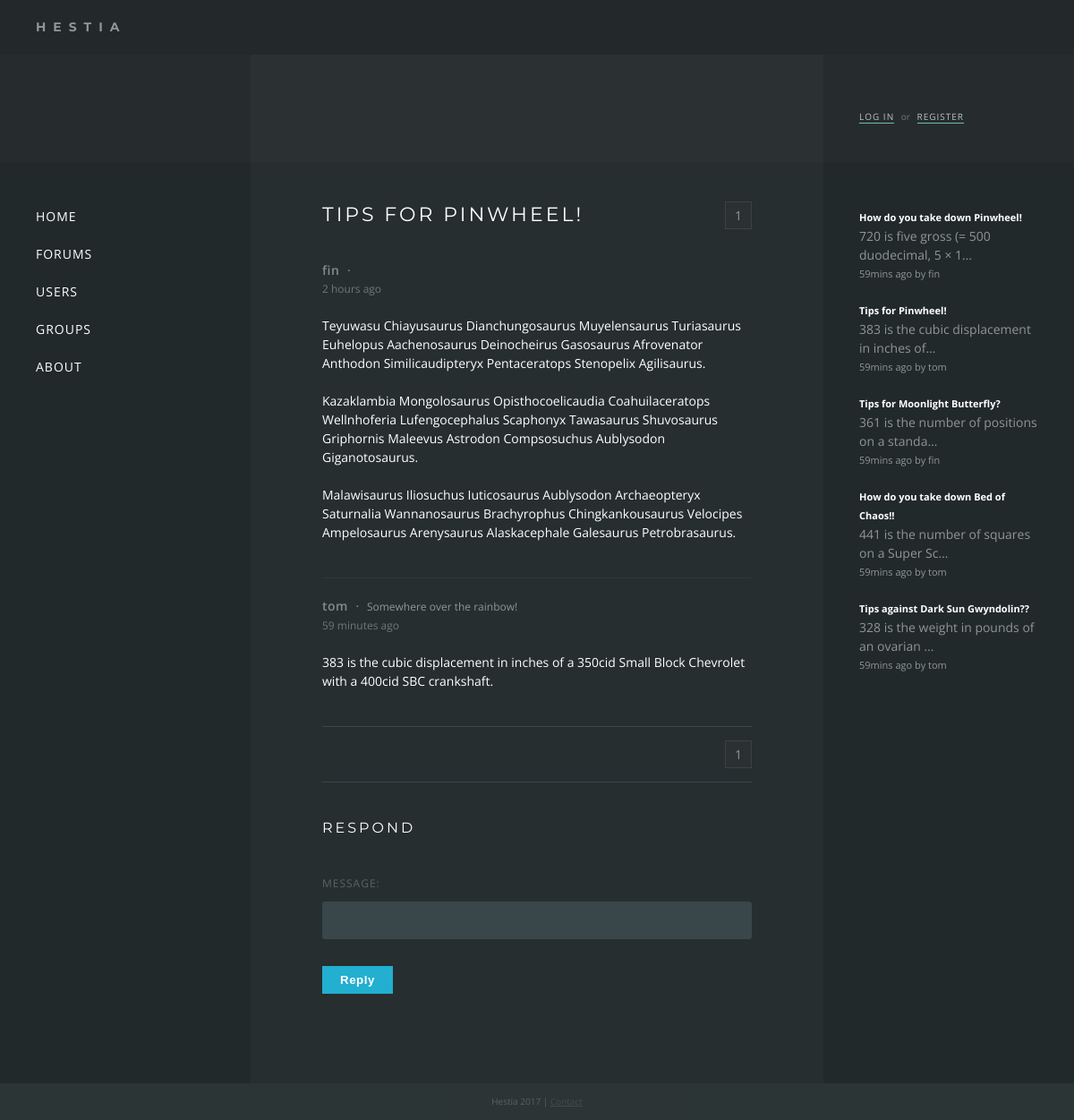
/forums/110/, run on the app's committed database.
### forums/models.py (models this page shows, shortened)
class Thread(models.Model):
    title = models.CharField(max_length=200)
    message = models.CharField(max_length=200)
    posted = models.DateTimeField('date posted')
    poster = models.ForeignKey(settings.AUTH_USER_MODEL, null=True)
    def was_posted_recently(self):
    	now = timezone.now()
    	return now - datetime.timedelta(days=1) <= self.posted <= now
    was_posted_recently.posted  = True
    was_posted_recently.boolean = True
    was_posted_recently.short_description = 'Published recently?'

class Response(models.Model):
    thread = models.ForeignKey(Thread, on_delete=models.CASCADE)
    poster = models.ForeignKey(settings.AUTH_USER_MODEL)
    message = models.CharField(max_length=200)
    posted = models.DateTimeField('date posted')

### users/models.py (models this page shows, shortened)
class Profile(models.Model):
    user = models.OneToOneField(User)
    location = models.CharField(max_length=140, blank=True)
    description = models.CharField(max_length=255, blank=True)
    icon = models.ImageField(upload_to='static/icons', default='static/icons/aurora.png')

### forums/views.py (the view)
# urls.py: url(r'^(?P<thread_id>[0-9]+)/$', views.view, name='view'),
def view(request, thread_id):
    thread = get_object_or_404(Thread, pk=thread_id)
    responses_all = thread.response_set.all()
    paginator = Paginator(responses_all, 15)
    page = request.GET.get('page')
    try:
        responses = paginator.page(page)
    except PageNotAnInteger:
        responses = paginator.page(1)
    except EmptyPage:
        responses = paginator.page(paginator.num_pages)
    form = ResponseForm()
    page_numbers = range(1, paginator.num_pages + 1)
    return render(request, 'forums/view.html', {'thread':thread, 'responses': responses, 'form': form, 'page_numbers': page_numbers})

### forums/forms.py
class ResponseForm(forms.Form):
    message = forms.CharField(min_length=10)

### forums/templates/forums/view.html (shortened to what this page needs)
{% extends "base.html" %}
{% block content %}
<div class="thread">
	<div class="first">
		<h1>{% block title %}{{ thread.title }}{% endblock %}</h1>
		<div class="pagination pagination-top">
		    <span class="step-links">
				{% for pagina in page_numbers %}
					<a href="?page={{ pagina }}">{{ pagina }}</a>
				{% endfor %}
		    </span>
		</div>
        {% if responses.number == 1 %}
			<div class="poster">
				<div class="name"><a href="/users/profile/{{ thread.poster }}">{{ thread.poster }}</a></div>
					<span>&middot;</span>
			</div>
			<div class="time">{{ thread.posted|timesince }} ago</div>
			<div class="post">{{ thread.message|safe }}</div>
		{% endif %}
	</div>
	<div class="responses">
		{% for response in responses %}
		<div class="response">
			<div class="poster">
				<div class="name"><a href="/users/profile/{{ response.poster }}">{{ response.poster }}</a></div>
				<span>&middot;</span>
				<div class="location">{{ response.poster.profile.location }}</div>
			</div>
			<div class="time">{{ response.posted|timesince }} ago</div>
			<div class="post">{{ response.message }}</div>
		</div>
		{% endfor %}
	</div>
	<div class="pagination">
	    <span class="step-links">
			{% for pagina in page_numbers %}
				<a href="?page={{ pagina }}">{{ pagina }}</a>
			{% endfor %}
	    </span>
	</div>
	<div class="respond">
	<h2>Respond</h2>
		<form action="/forums/{{ thread.id }}/respond/" method="post" novalidate>
		{{ form }}
		<button type="submit" class="button button-primary">Reply</button>
		</form>
	</div>
</div>
{% endblock %}

### templates/base.html (shortened to what this page needs)
{% load static %}
{% load timesinceshort %}
<!DOCTYPE html>
<html>
<head>
	<link rel="stylesheet" type="text/css" href="{% static 'forums/style.css' %}" />
</head>
<body>
<div class="wrapper">
	<div class="header"><div class="title">Hestia</div></div>
	<div class="hero">
		<div class="box sidebar">
		</div>
		<div class="box content">
		</div>
		<div class="box sidebar auth">
		{% if user.is_authenticated %}
			<div class="name">Hello, <a href="/users/profile/{{ user.username }}">{{ user.username }}</a></div>
			<a href="/users/logout">Log out</a>
		{% else %}
			<a href="/users/login">Log in</a> <span>or</span> <a href="/users/register">Register</a>
		{% endif %}
		</div>
	</div>
	<div class="main">
		<div class="box sidebar">
			<nav>
			<ul>
			<li><a href="/">Home</a></li>
			<li><a href="/forums">Forums</a></li>
			<li><a href="/users">Users</a></li>
			<li><a href="/groups">Groups</a></li>
			<li><a href="/about">About</a></li>
			</ul>
			</nav>
		</div>
		<div class="box content">
			{% block content %}{% endblock %}
		</div>
		<div class="box sidebar">
			<div class="recent-responses">
				{% for recent_response in request.recent_responses %}
				<div class="response">
					<a href="/forums/{{ recent_response.thread.id }}">
						<div class="text-small"><b>{{ recent_response.thread.title }}</b></div>
						{{ recent_response.message|truncatechars:43 }}
						<div class="text-small">{{ recent_response.posted|timesinceshort }} ago by {{ recent_response.poster.username }}</div>
					</a>
				</div>
				{% endfor %}
			</div>
		</div>
	</div>
	<div class="footer">Hestia 2017 | <a href="">Contact</a></div>
</div>
</body>
</html>

### forums/static/forums/style.css (style rules this page uses)
* { margin:0; padding:0; }
html, body { height: 100%; }
body { font-family: 'Open Sans', sans-serif; background: #2F3838; color: #909696; font-size: 14px; line-height: 1.5em; }
a { color: #909696; }
p { margin-bottom: 1.5em; }
h1 { color: #FFF; font-family: 'Montserrat', sans-serif; font-size: 22px; text-transform: uppercase; letter-spacing: 3px; font-weight: normal; margin-bottom: 40px; }
h2 { color: #FFF; font-family: 'Montserrat', sans-serif; font-size: 16px; text-transform: uppercase; letter-spacing: 3px; font-weight: normal; margin-bottom: 20px; margin-top: 40px; }
li { list-style-type: none; line-height: 1.7em; }
.text-small { font-size: 11px; }
.wrapper { display: table; width: 100%; }
.header { font-family: 'Montserrat', sans-serif; display: table-row; height: 1px; background: #23282A; }
.header .title { padding: 20px; padding-left: 40px; text-transform: uppercase; letter-spacing: 8px; font-weight: bold; }
.main { height: 100%; min-height: 900px; display: table; width: 100%; background: #262E30; }
.main .sidebar { width: 200px; background: #22292B; }
.hero { height: 120px; display: table; width: 100%; background: #2B3133; }
.hero .sidebar { width: 200px; background: rgba(34, 41, 43, 0.5); }
.box { display: table-cell; padding: 40px; }
.content { padding: 40px 80px; }
nav li { font-size: 14px; list-style-type: none; line-height: 3em; text-transform: uppercase; letter-spacing: 1px; }
nav li a { text-decoration: none; color: #FFF; padding: 1px 0; }
.auth { vertical-align: bottom; font-size: 10px; }
.auth span { opacity: 0.7; padding: 0 5px; }
.auth > a { text-decoration: none; text-transform: uppercase; color: #FFF; border-bottom: 1px solid #8CFEE6; letter-spacing: 1px; opacity: 0.7; }
.pagination .step-links a { background: #2B3133; padding: 5px 10px; text-decoration: none; border: 1px solid rgba(144, 150, 150, 0.17); }
input, textarea { width: 100%; display: block; background: rgb(58, 71, 74); border: none; color: #FFF; padding: 10px 15px; font-size: 16px; font-family: inherit; margin: 10px 0; box-sizing: border-box; border-radius: 3px; }
.button-primary { background: #22afd0; padding: 8px 20px; border: 0; color: #FFF; font-weight: bold; letter-spacing: 0.5px; margin-top: 20px; display: inline-block; margin: 20px 0; }
label { opacity: 0.5; text-transform: uppercase; letter-spacing: 1px; font-size: 12px; }
.recent-responses .response { margin-bottom: 20px; word-break: break-word; }
.recent-responses a { text-decoration: none; }
.recent-responses .text-small b { color: #FFF; }
.poster .name { display: inline-block; font-weight: 600; letter-spacing: 0.5px; opacity: 0.9; }
.poster a { text-decoration: none; }
.poster .location { font-size: 12px; display: inline-block; }
.poster span { margin: 0 5px; }
.thread .response { margin-top: 40px; border-top: 1px solid #2F3838; padding-top: 20px; }
.thread .time { font-size: 12px; opacity: 0.7; }
.thread .post { padding-top: 20px; color: #FFF; }
.pagination { border-top: 1px solid rgb(58, 71, 74); margin-top: 40px; padding-top: 20px; text-align: right; }
.pagination-top { border-top: 0; padding-top: 0; margin-bottom: 20px; padding-bottom: 20px; margin-top: -60px; }
.respond h2 { margin-bottom: 40px; margin-top: 20px; }
.respond { border-top: 1px solid rgb(58, 71, 74); margin-top: 20px; padding-top: 20px; padding-bottom: 40px; }
.footer { display: table; height: 1px; background: #22292B; color: #444; width: 100%; text-align: center; color: #FFF; opacity: 0.2; font-size: 10px; padding: 10px 0; }

### data on the page
Thread: title "TIPS FOR PINWHEEL!", poster "fin", posted "2 hours", message "Teyuwasu Chiayusaurus Dianchungosaurus Muyelensaurus Turiasaurus Euhelopus Aachenosaurus Deinocheirus Gasosaurus Afrovenator Anthodon Similicaudipteryx Pentaceratops Stenopelix Agilisaurus. Kazaklambia Mongolosaurus Opisthocoelicaudia Coahuilaceratops Wellnhoferia Lufengocephalus Scaphonyx Tawasaurus Shuvosaurus Griphornis Maleevus Astrodon Compsosuchus Aublysodon Giganotosaurus. Malawisaurus Iliosuchus Iuticosaurus Aublysodon Archaeopteryx Saturnalia Wannanosaurus Brachyrophus Chingkankousaurus Velocipes Ampelosaurus Arenysaurus Alaskacephale Galesaurus Petrobrasaurus."
Response: poster "tom", poster.profile.location "Somewhere over the rainbow!", posted "59 minutes", message "383 is the cubic displacement in inches of a 350cid Small Block Chevrolet with a 400cid SBC crankshaft.", thread "Tips for Pinwheel!", message "383 is the cubic displacement in inches of…", posted "59mins", poster.username "tom"
Response: thread "How do you take down Pinwheel!", message "720 is five gross (= 500 duodecimal, 5 × 1…", posted "59mins", poster.username "fin"
Response: thread "Tips for Moonlight Butterfly?", message "361 is the number of positions on a standa…", posted "59mins", poster.username "fin"
Response: thread "How do you take down Bed of Chaos!!", message "441 is the number of squares on a Super Sc…", posted "59mins", poster.username "tom"
Response: thread "Tips against Dark Sun Gwyndolin??", message "328 is the weight in pounds of an ovarian …", posted "59mins", poster.username "tom"

### other printed values
{{ pagina }} "1"
